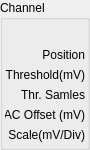
        <widget class="QGroupBox" name="channelLabelBox_1">
         <property name="geometry">
          <rect>
           <x>0</x>
           <y>0</y>
           <width>90</width>
           <height>150</height>
          </rect>
         </property>
         <property name="title">
          <string>Channel</string>
         </property>
         <widget class="QLabel" name="thresholdLabel">
          <property name="geometry">
           <rect>
            <x>5</x>
            <y>65</y>
            <width>80</width>
            <height>20</height>
           </rect>
          </property>
          <property name="layoutDirection">
           <enum>Qt::RightToLeft</enum>
          </property>
          <property name="text">
           <string>Threshold(mV)</string>
          </property>
          <property name="alignment">
           <set>Qt::AlignRight|Qt::AlignTrailing|Qt::AlignVCenter</set>
          </property>
         </widget>
         <widget class="QLabel" name="samplesLabel">
          <property name="geometry">
           <rect>
            <x>5</x>
            <y>85</y>
            <width>80</width>
            <height>20</height>
           </rect>
          </property>
          <property name="text">
           <string>Thr. Samles</string>
          </property>
          <property name="alignment">
           <set>Qt::AlignRight|Qt::AlignTrailing|Qt::AlignVCenter</set>
          </property>
         </widget>
         <widget class="QLabel" name="positionLabel">
          <property name="geometry">
           <rect>
            <x>5</x>
            <y>45</y>
            <width>80</width>
            <height>20</height>
           </rect>
          </property>
          <property name="text">
           <string>Position</string>
          </property>
          <property name="alignment">
           <set>Qt::AlignRight|Qt::AlignTrailing|Qt::AlignVCenter</set>
          </property>
         </widget>
         <widget class="QLabel" name="DACOffsetLabel">
          <property name="geometry">
           <rect>
            <x>5</x>
            <y>105</y>
            <width>80</width>
            <height>20</height>
           </rect>
          </property>
          <property name="text">
           <string>DAC Offset (mV)</string>
          </property>
          <property name="alignment">
           <set>Qt::AlignRight|Qt::AlignTrailing|Qt::AlignVCenter</set>
          </property>
         </widget>
         <widget class="QLabel" name="scaleLabel">
          <property name="geometry">
           <rect>
            <x>5</x>
            <y>125</y>
            <width>80</width>
            <height>20</height>
           </rect>
          </property>
          <property name="text">
           <string>Scale(mV/Div)</string>
          </property>
          <property name="alignment">
           <set>Qt::AlignRight|Qt::AlignTrailing|Qt::AlignVCenter</set>
          </property>
         </widget>
        </widget>
